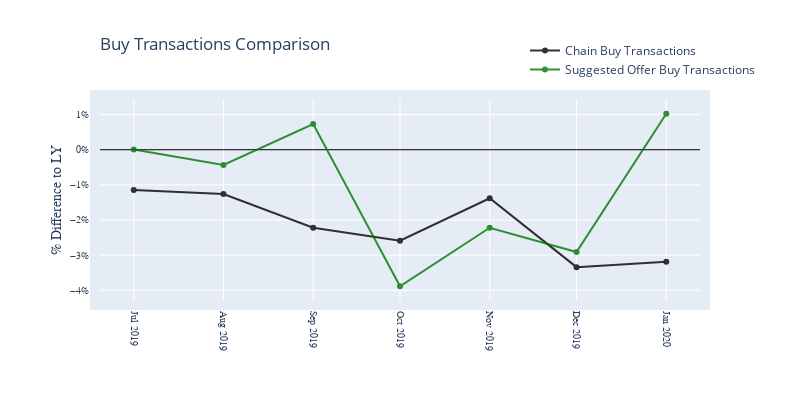

Source (notebook cell):
### Code cell
graph_MetricsComp('CountBuyTrans', 'Buy Transactions', bool_Indexed=False)

### Figure 1 — Plotly figure (JSON) as saved in the notebook; plotly's stock layout.template omitted (floating-point values rounded to 4 significant figures)
{"data": [{"marker": {"color": "#000000"}, "name": "Chain Buy Transactions", "opacity": 0.8, "type": "scatter", "uid": "e0033581-fb49-4b19-9561-aa471c6b44a9", "x": ["2019-07-01T00:00:00", "2019-08-01T00:00:00", "2019-09-01T00:00:00", "2019-10-01T00:00:00", "2019-11-01T00:00:00", "2019-12-01T00:00:00", "2020-01-01T00:00:00"], "y": [-0.01149, -0.0126, -0.0222, -0.02589, -0.01381, -0.03343, -0.0319]}, {"marker": {"color": "#007700"}, "name": "Suggested Offer Buy Transactions", "opacity": 0.8, "type": "scatter", "uid": "11d2318d-cfbf-4241-9ab0-67a3f538fd3c", "x": ["2019-07-01T00:00:00", "2019-08-01T00:00:00", "2019-09-01T00:00:00", "2019-10-01T00:00:00", "2019-11-01T00:00:00", "2019-12-01T00:00:00", "2020-01-01T00:00:00"], "y": [6.99e-05, -0.004337, 0.007301, -0.03888, -0.02221, -0.02911, 0.01025]}], "layout": {"height": 400, "legend": {"x": 1.1, "xanchor": "right", "y": 1.2, "yanchor": "middle"}, "margin": {"autoexpand": true, "b": 100, "l": 100, "pad": 10, "r": 100, "t": 100}, "title": {"text": "Buy Transactions Comparison", "x": 0, "xanchor": "left", "xref": "paper"}, "width": 800, "xaxis": {"gridcolor": "#ffffff", "tickangle": 90, "tickfont": {"family": "Arial, san-serif", "size": 10}, "type": "date"}, "yaxis": {"gridcolor": "#ffffff", "tickfont": {"family": "Arial, san-serif", "size": 10}, "tickformat": "0%", "title": {"font": {"family": "Arial, san-serif", "size": 14}, "text": "% Difference to LY"}, "zeroline": true, "zerolinecolor": "#000000", "zerolinewidth": 1}}}
